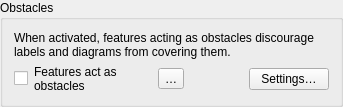
                       <widget class="QgsCollapsibleGroupBox" name="mObstaclesGroupBox">
                        <property name="title">
                         <string>Obstacles</string>
                        </property>
                        <layout class="QVBoxLayout" name="verticalLayout_17">
                         <item>
                          <widget class="QLabel" name="mLblNoObstacle">
                           <property name="text">
                            <string>When activated, features acting as obstacles discourage labels and diagrams from covering them.</string>
                           </property>
                           <property name="wordWrap">
                            <bool>true</bool>
                           </property>
                          </widget>
                         </item>
                         <item>
                          <layout class="QHBoxLayout" name="horizontalLayout_16" stretch="0,2,0,1,0">
                           <item>
                            <widget class="QCheckBox" name="mChkNoObstacle">
                             <property name="enabled">
                              <bool>true</bool>
                             </property>
                            </widget>
                           </item>
                           <item>
                            <widget class="QLabel" name="mLblNoObstacle1">
                             <property name="text">
                              <string>Features act as obstacles</string>
                             </property>
                             <property name="wordWrap">
                              <bool>true</bool>
                             </property>
                             <property name="buddy">
                              <cstring>mChkNoObstacle</cstring>
                             </property>
                            </widget>
                           </item>
                           <item>
                            <widget class="QgsPropertyOverrideButton" name="mIsObstacleDDBtn">
                             <property name="text">
                              <string>…</string>
                             </property>
                            </widget>
                           </item>
                           <item>
                            <spacer name="horizontalSpacer_5">
                             <property name="orientation">
                              <enum>Qt::Horizontal</enum>
                             </property>
                             <property name="sizeHint" stdset="0">
                              <size>
                               <width>40</width>
                               <height>20</height>
                              </size>
                             </property>
                            </spacer>
                           </item>
                           <item>
                            <widget class="QPushButton" name="mObstacleSettingsButton">
                             <property name="text">
                              <string>Settings…</string>
                             </property>
                            </widget>
                           </item>
                          </layout>
                         </item>
                        </layout>
                       </widget>
